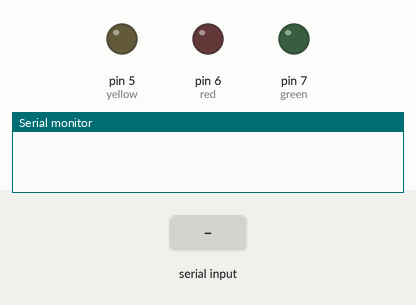
Simulated run of this sketch. Board: Arduino Uno, built with avr-gcc and run on an emulated ATmega328P. On the bench: output pins drawn as LEDs (lit = HIGH), the last lines printed to the serial monitor. Inputs (shaded band) come from the test bench.

Above: at 1.2 s.
1.3 s: "green on\n" received over the second serial link
At 2.1 s:
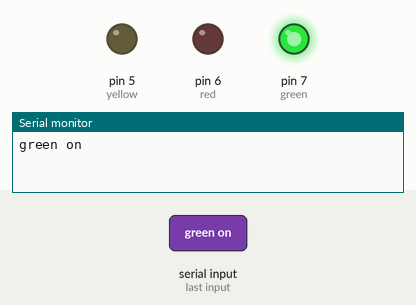
2.8 s: "yellow on\n" received over the second serial link
At 3.2 s:
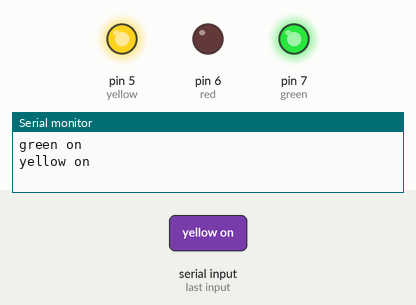
4.3 s: "green off\n" received over the second serial link
At 5.5 s:
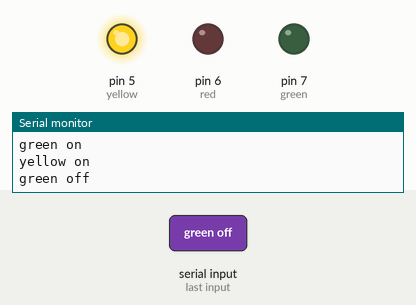
5.8 s: "red on\n" received over the second serial link
At 6.7 s:
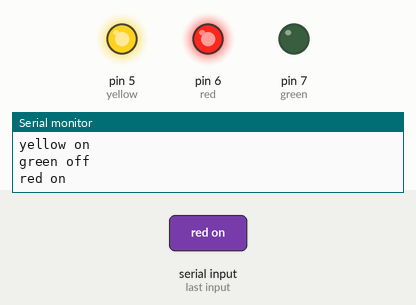
7.3 s: "yellow off\n" received over the second serial link
At 7.9 s:
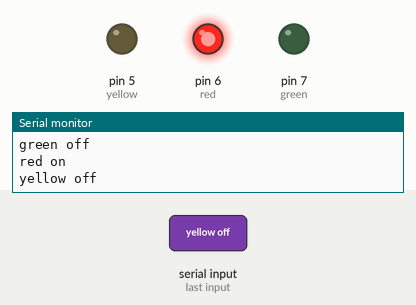
8.8 s: "all on\n" received over the second serial link
At 10.2 s:
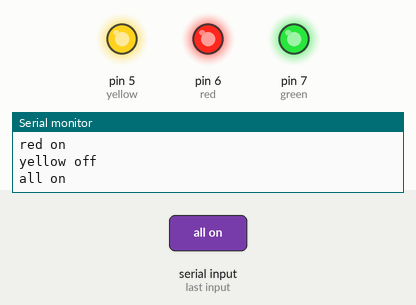
Timing chart, 0 to 11.3 s (numbered marks = the images above; inputs shaded):
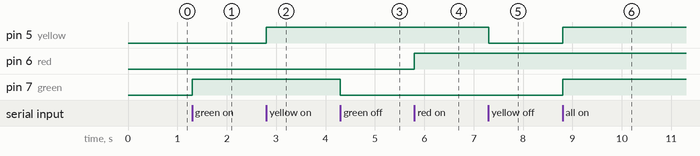

The sketch:

Ordenes_Remotas.ino
```cpp
/*
  Programa: Control de led desde terminal Bluehoot (desde el Celular)

  Autor: Diego Fernández Sanz
  Fecha: 1/02/2015

*/

#include <SoftwareSerial.h> //Librería que permite establecer comunicación serie en otros pins

//Aquí conectamos los pins RXD,TDX del módulo Bluetooth.
SoftwareSerial BT(10,11);             //10 RX, 11 TX.

int green=7;
int yellow=5;
int red=6;
char cadena[255];                     //Creamos un array de caracteres de 256 posiciones
int i=0;                              //Tamaño actual del array

void setup()
{
  BT.begin(9600);
  Serial.begin(9600);
  pinMode(green,OUTPUT);
  pinMode(yellow,OUTPUT);
  pinMode(red,OUTPUT);
}

void loop()
{
  //Cuando haya datos disponibles
  if(BT.available())
  {
    char dato=BT.read(); //Guarda los datos carácter a carácter en la variable "dato"

    cadena[i++]=dato; //Vamos colocando cada carácter recibido en el array "cadena"

    //Cuando reciba una nueva línea (al pulsar enter en la app) entra en la función
    if(dato=='\n')
    {
      Serial.print(cadena); //Visualizamos el comando recibido en el Monitor Serial

      //GREEN LED
      if(strstr(cadena,"green on")!=0)
      {
        digitalWrite(green,HIGH);
      }
      if(strstr(cadena,"green off")!=0)
      {
        digitalWrite(green,LOW);
      }


      //YELLOW LED
      if(strstr(cadena,"yellow on")!=0)
      {
        digitalWrite(yellow,HIGH);
      }
      if(strstr(cadena,"yellow off")!=0)
      {
        digitalWrite(yellow,LOW);
      }


      //RED LED
      if(strstr(cadena,"red on")!=0)
      {
        digitalWrite(red,HIGH);
      }
      if(strstr(cadena,"red off")!=0)
      {
        digitalWrite(red,LOW);
      }


      //ALL ON
      if(strstr(cadena,"all on")!=0)
      {
        digitalWrite(green,HIGH);
        digitalWrite(yellow,HIGH);
        digitalWrite(red,HIGH);
      }


      //ALL OFF
      if(strstr(cadena,"all off")!=0)
      {
        digitalWrite(green,LOW);
        digitalWrite(yellow,LOW);
        digitalWrite(red,LOW);
      }

      BT.write("\r"); //Enviamos un retorno de carro de la app. La app ya crea una línea nueva
      clean(); //Ejecutamos la función clean() para limpiar el array
    }
  }
}

//Limpia el array
void clean()
{
  for (int cl=0; cl<=i; cl++)
  {
    cadena[cl]=0;
  }
  i=0;
}
```

Measured:
- after the input at 1.3 s, pin 7 (green): LOW → HIGH at once
- after the input at 2.8 s, pin 5 (yellow): LOW → HIGH at once
- after the input at 4.3 s, pin 7 (green): HIGH → LOW at once
- after the input at 5.8 s, pin 6 (red): LOW → HIGH at once
- after the input at 7.3 s, pin 5 (yellow): HIGH → LOW at once
- after the input at 8.8 s, pin 5 (yellow), pin 7 (green): LOW → HIGH at once
